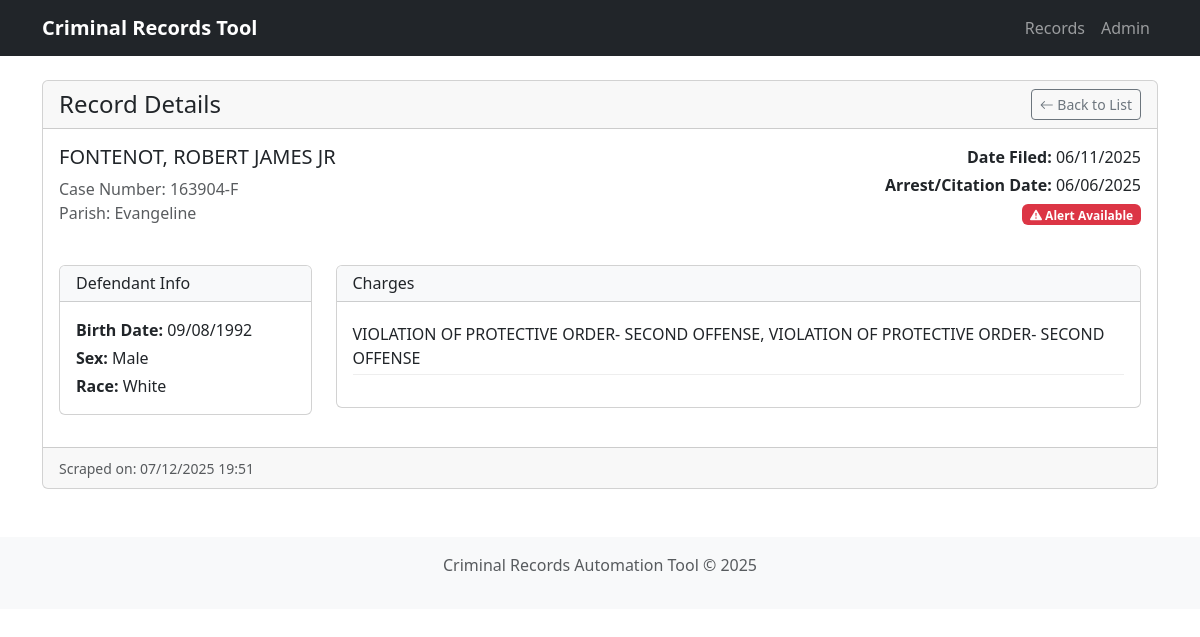
Page /4/ on the committed database.
### scraper/models.py (models this page shows, shortened)
class CriminalRecord(models.Model):
    SEX_CHOICES = [
        ('M', 'Male'),
        ('F', 'Female'),
        ('U', 'Unknown'),
    ]
    RACE_CHOICES = [
        ('W', 'White'),
        ('B', 'Black'),
        ('H', 'Hispanic'),
        ('A', 'Asian'),
        ('U', 'Unknown'),
    ]
    defendant_name = models.CharField(max_length=255)
    birth_date = models.DateField(null=True, blank=True)
    sex = models.CharField(max_length=1, choices=SEX_CHOICES, default='U')
    race = models.CharField(max_length=1, choices=RACE_CHOICES, default='U')
    case_number = models.CharField(max_length=50, unique=True, validators=[MinLengthValidator(5)])
    date_filed = models.DateField()
    charges = models.TextField()
    arrest_citation_date = models.DateField(null=True, blank=True)
    parish = models.CharField(max_length=100)
    alert_available = models.BooleanField(default=False)
    scraped_timestamp = models.DateTimeField(auto_now_add=True)
    class Meta:
        ordering = ['-date_filed']
        indexes = [
            models.Index(fields=['defendant_name']),
            models.Index(fields=['case_number']),
            models.Index(fields=['parish']),
        ]

### scraper/views.py (the view)
# urls.py: path('<int:pk>/', views.record_detail, name='record_detail'),
def record_detail(request, pk):
    record = get_object_or_404(CriminalRecord, pk=pk)
    charges_list = record.charges.split('\n') if record.charges else []
    context = {
        'record': record,
        'charges_list': charges_list,
    }
    return render(request, 'scraper/record_detail.html', context)

### scraper/templates/scraper/record_detail.html
{% extends "scraper/base.html" %}
{% block content %}
<div class="card">
    <div class="card-header d-flex justify-content-between align-items-center">
        <h4 class="mb-0">Record Details</h4>
        <a href="{% url 'scraper:record_list' %}" class="btn btn-sm btn-outline-secondary">
            <i class="bi bi-arrow-left"></i> Back to List
        </a>
    </div>
    <div class="card-body">
        <div class="row mb-4">
            <div class="col-md-6">
                <h5>{{ record.defendant_name }}</h5>
                <p class="text-muted mb-0">Case Number: {{ record.case_number }}</p>
                <p class="text-muted">Parish: {{ record.parish }}</p>
            </div>
            <div class="col-md-6 text-end">
                <p class="mb-1"><strong>Date Filed:</strong> {{ record.date_filed|date:"m/d/Y" }}</p>
                {% if record.arrest_citation_date %}
                    <p class="mb-1"><strong>Arrest/Citation Date:</strong> {{ record.arrest_citation_date|date:"m/d/Y" }}</p>
                {% endif %}
                {% if record.alert_available %}
                    <span class="badge bg-danger"><i class="bi bi-exclamation-triangle-fill"></i> Alert Available</span>
                {% endif %}
            </div>
        </div>
        <div class="row">
            <div class="col-md-3">
                <div class="card mb-3">
                    <div class="card-header bg-light">
                        <h6 class="mb-0">Defendant Info</h6>
                    </div>
                    <div class="card-body">
                        <p class="mb-1"><strong>Birth Date:</strong> {{ record.birth_date|date:"m/d/Y"|default:"Unknown" }}</p>
                        <p class="mb-1"><strong>Sex:</strong> {{ record.get_sex_display }}</p>
                        <p class="mb-0"><strong>Race:</strong> {{ record.get_race_display }}</p>
                    </div>
                </div>
            </div>
            <div class="col-md-9">
                <div class="card">
                    <div class="card-header bg-light">
                        <h6 class="mb-0">Charges</h6>
                    </div>
                    <div class="card-body">
                        {% if charges_list %}
                            <ul class="charges-list">
                                {% for charge in charges_list %}
                                    <li>{{ charge }}</li>
                                {% endfor %}
                            </ul>
                        {% else %}
                            <p class="text-muted">No charges listed</p>
                        {% endif %}
                    </div>
                </div>
            </div>
        </div>
    </div>
    <div class="card-footer text-muted">
        <small>Scraped on: {{ record.scraped_timestamp|date:"m/d/Y H:i" }}</small>
    </div>
</div>
{% endblock %}

### scraper/templates/scraper/base.html (style rules this page uses)
.charges-list { list-style-type: none; padding-left: 0; }
.charges-list li { padding: 0.25rem 0; border-bottom: 1px solid #eee; }

### rows in the picture
CriminalRecord: defendant_name "FONTENOT, ROBERT JAMES JR", case_number "163904-F", parish "Evangeline", date_filed "06/11/2025", arrest_citation_date "06/06/2025", birth_date "09/08/1992", sex "Male", race "White", charges_list "VIOLATION OF PROTECTIVE ORDER- SECOND OFFENSE, VIOLATION OF PROTECTIVE ORDER- SECOND OFFENSE", scraped_timestamp "07/12/2025 19:51"
